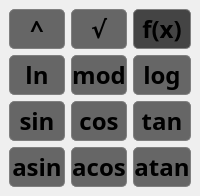
  <widget class="QDockWidget" name="dockWidget">
   <property name="sizePolicy">
    <sizepolicy hsizetype="Preferred" vsizetype="Preferred">
     <horstretch>0</horstretch>
     <verstretch>0</verstretch>
    </sizepolicy>
   </property>
   <property name="minimumSize">
    <size>
     <width>164</width>
     <height>196</height>
    </size>
   </property>
   <property name="focusPolicy">
    <enum>Qt::ClickFocus</enum>
   </property>
   <property name="layoutDirection">
    <enum>Qt::LeftToRight</enum>
   </property>
   <property name="floating">
    <bool>false</bool>
   </property>
   <property name="features">
    <set>QDockWidget::DockWidgetFloatable|QDockWidget::DockWidgetMovable</set>
   </property>
   <attribute name="dockWidgetArea">
    <number>8</number>
   </attribute>
   <widget class="QWidget" name="dockWidgetContents">
    <property name="focusPolicy">
     <enum>Qt::ClickFocus</enum>
    </property>
    <property name="acceptDrops">
     <bool>false</bool>
    </property>
    <layout class="QGridLayout" name="gridLayout">
     <item row="3" column="2">
      <widget class="QPushButton" name="btn_tan">
       <property name="sizePolicy">
        <sizepolicy hsizetype="Preferred" vsizetype="Preferred">
         <horstretch>0</horstretch>
         <verstretch>0</verstretch>
        </sizepolicy>
       </property>
       <property name="minimumSize">
        <size>
         <width>40</width>
         <height>30</height>
        </size>
       </property>
       <property name="font">
        <font>
         <family>DIN Alternate</family>
         <pointsize>18</pointsize>
         <bold>true</bold>
         <strikeout>false</strikeout>
        </font>
       </property>
       <property name="styleSheet">
        <string notr="true">QPushButton {
	background-color: #666666;
	border: 1px solid gray;
	border-radius: 5px;

}

QPushButton:pressed {
	background-color: #333333;
	border: 1px solid gray;
	border-radius: 5px;

}</string>
       </property>
       <property name="text">
        <string>tan</string>
       </property>
      </widget>
     </item>
     <item row="3" column="0">
      <widget class="QPushButton" name="btn_sin">
       <property name="sizePolicy">
        <sizepolicy hsizetype="Preferred" vsizetype="Preferred">
         <horstretch>0</horstretch>
         <verstretch>0</verstretch>
        </sizepolicy>
       </property>
       <property name="minimumSize">
        <size>
         <width>40</width>
         <height>30</height>
        </size>
       </property>
       <property name="font">
        <font>
         <family>DIN Alternate</family>
         <pointsize>18</pointsize>
         <bold>true</bold>
         <strikeout>false</strikeout>
        </font>
       </property>
       <property name="styleSheet">
        <string notr="true">QPushButton {
	background-color: #666666;
	border: 1px solid gray;
	border-radius: 5px;

}

QPushButton:pressed {
	background-color: #333333;
	border: 1px solid gray;
	border-radius: 5px;

}</string>
       </property>
       <property name="text">
        <string>sin</string>
       </property>
      </widget>
     </item>
     <item row="2" column="0">
      <widget class="QPushButton" name="btn_ln">
       <property name="sizePolicy">
        <sizepolicy hsizetype="Preferred" vsizetype="Preferred">
         <horstretch>0</horstretch>
         <verstretch>0</verstretch>
        </sizepolicy>
       </property>
       <property name="minimumSize">
        <size>
         <width>40</width>
         <height>30</height>
        </size>
       </property>
       <property name="font">
        <font>
         <family>DIN Alternate</family>
         <pointsize>18</pointsize>
         <bold>true</bold>
         <strikeout>false</strikeout>
        </font>
       </property>
       <property name="styleSheet">
        <string notr="true">QPushButton {
	background-color: #666666;
	border: 1px solid gray;
	border-radius: 5px;

}

QPushButton:pressed {
	background-color: #333333;
	border: 1px solid gray;
	border-radius: 5px;

}</string>
       </property>
       <property name="text">
        <string>ln</string>
       </property>
      </widget>
     </item>
     <item row="4" column="1">
      <widget class="QPushButton" name="btn_acos">
       <property name="sizePolicy">
        <sizepolicy hsizetype="Preferred" vsizetype="Preferred">
         <horstretch>0</horstretch>
         <verstretch>0</verstretch>
        </sizepolicy>
       </property>
       <property name="minimumSize">
        <size>
         <width>40</width>
         <height>30</height>
        </size>
       </property>
       <property name="font">
        <font>
         <family>DIN Alternate</family>
         <pointsize>18</pointsize>
         <bold>true</bold>
         <strikeout>false</strikeout>
        </font>
       </property>
       <property name="styleSheet">
        <string notr="true">QPushButton {
	background-color: #666666;
	border: 1px solid gray;
	border-radius: 5px;

}

QPushButton:pressed {
	background-color: #333333;
	border: 1px solid gray;
	border-radius: 5px;

}</string>
       </property>
       <property name="text">
        <string>acos</string>
       </property>
      </widget>
     </item>
     <item row="4" column="0">
      <widget class="QPushButton" name="btn_asin">
       <property name="sizePolicy">
        <sizepolicy hsizetype="Preferred" vsizetype="Preferred">
         <horstretch>0</horstretch>
         <verstretch>0</verstretch>
        </sizepolicy>
       </property>
       <property name="minimumSize">
        <size>
         <width>40</width>
         <height>30</height>
        </size>
       </property>
       <property name="font">
        <font>
         <family>DIN Alternate</family>
         <pointsize>18</pointsize>
         <bold>true</bold>
         <strikeout>false</strikeout>
        </font>
       </property>
       <property name="styleSheet">
        <string notr="true">QPushButton {
	background-color: #666666;
	border: 1px solid gray;
	border-radius: 5px;

}

QPushButton:pressed {
	background-color: #333333;
	border: 1px solid gray;
	border-radius: 5px;

}</string>
       </property>
       <property name="text">
        <string>asin</string>
       </property>
      </widget>
     </item>
     <item row="4" column="2">
      <widget class="QPushButton" name="btn_atan">
       <property name="sizePolicy">
        <sizepolicy hsizetype="Preferred" vsizetype="Preferred">
         <horstretch>0</horstretch>
         <verstretch>0</verstretch>
        </sizepolicy>
       </property>
       <property name="minimumSize">
        <size>
         <width>40</width>
         <height>30</height>
        </size>
       </property>
       <property name="font">
        <font>
         <family>DIN Alternate</family>
         <pointsize>18</pointsize>
         <bold>true</bold>
         <strikeout>false</strikeout>
        </font>
       </property>
       <property name="styleSheet">
        <string notr="true">QPushButton {
	background-color: #666666;
	border: 1px solid gray;
	border-radius: 5px;

}

QPushButton:pressed {
	background-color: #333333;
	border: 1px solid gray;
	border-radius: 5px;

}</string>
       </property>
       <property name="text">
        <string>atan</string>
       </property>
      </widget>
     </item>
     <item row="2" column="1">
      <widget class="QPushButton" name="btn_mod">
       <property name="sizePolicy">
        <sizepolicy hsizetype="Preferred" vsizetype="Preferred">
         <horstretch>0</horstretch>
         <verstretch>0</verstretch>
        </sizepolicy>
       </property>
       <property name="minimumSize">
        <size>
         <width>40</width>
         <height>30</height>
        </size>
       </property>
       <property name="font">
        <font>
         <family>DIN Alternate</family>
         <pointsize>18</pointsize>
         <bold>true</bold>
         <strikeout>false</strikeout>
        </font>
       </property>
       <property name="styleSheet">
        <string notr="true">QPushButton {
	background-color: #666666;
	border: 1px solid gray;
	border-radius: 5px;

}

QPushButton:pressed {
	background-color: #333333;
	border: 1px solid gray;
	border-radius: 5px;

}</string>
       </property>
       <property name="text">
        <string>mod</string>
       </property>
      </widget>
     </item>
     <item row="3" column="1">
      <widget class="QPushButton" name="btn_cos">
       <property name="sizePolicy">
        <sizepolicy hsizetype="Preferred" vsizetype="Preferred">
         <horstretch>0</horstretch>
         <verstretch>0</verstretch>
        </sizepolicy>
       </property>
       <property name="minimumSize">
        <size>
         <width>40</width>
         <height>30</height>
        </size>
       </property>
       <property name="font">
        <font>
         <family>DIN Alternate</family>
         <pointsize>18</pointsize>
         <bold>true</bold>
         <strikeout>false</strikeout>
        </font>
       </property>
       <property name="styleSheet">
        <string notr="true">QPushButton {
	background-color: #666666;
	border: 1px solid gray;
	border-radius: 5px;

}

QPushButton:pressed {
	background-color: #333333;
	border: 1px solid gray;
	border-radius: 5px;

}</string>
       </property>
       <property name="text">
        <string>cos</string>
       </property>
      </widget>
     </item>
     <item row="2" column="2">
      <widget class="QPushButton" name="btn_log">
       <property name="sizePolicy">
        <sizepolicy hsizetype="Preferred" vsizetype="Preferred">
         <horstretch>0</horstretch>
         <verstretch>0</verstretch>
        </sizepolicy>
       </property>
       <property name="minimumSize">
        <size>
         <width>40</width>
         <height>30</height>
        </size>
       </property>
       <property name="font">
        <font>
         <family>DIN Alternate</family>
         <pointsize>18</pointsize>
         <bold>true</bold>
         <strikeout>false</strikeout>
        </font>
       </property>
       <property name="styleSheet">
        <string notr="true">QPushButton {
	background-color: #666666;
	border: 1px solid gray;
	border-radius: 5px;

}

QPushButton:pressed {
	background-color: #333333;
	border: 1px solid gray;
	border-radius: 5px;

}</string>
       </property>
       <property name="text">
        <string>log</string>
       </property>
      </widget>
     </item>
     <item row="1" column="1">
      <widget class="QPushButton" name="btn_sqrt">
       <property name="sizePolicy">
        <sizepolicy hsizetype="Preferred" vsizetype="Preferred">
         <horstretch>0</horstretch>
         <verstretch>0</verstretch>
        </sizepolicy>
       </property>
       <property name="minimumSize">
        <size>
         <width>40</width>
         <height>30</height>
        </size>
       </property>
       <property name="font">
        <font>
         <family>DIN Alternate</family>
         <pointsize>18</pointsize>
         <bold>true</bold>
         <strikeout>false</strikeout>
        </font>
       </property>
       <property name="styleSheet">
        <string notr="true">QPushButton {
	background-color: #666666;
	border: 1px solid gray;
	border-radius: 5px;

}

QPushButton:pressed {
	background-color: #333333;
	border: 1px solid gray;
	border-radius: 5px;

}</string>
       </property>
       <property name="text">
        <string>√</string>
       </property>
      </widget>
     </item>
     <item row="1" column="0">
      <widget class="QPushButton" name="btn_pow">
       <property name="sizePolicy">
        <sizepolicy hsizetype="Preferred" vsizetype="Preferred">
         <horstretch>0</horstretch>
         <verstretch>0</verstretch>
        </sizepolicy>
       </property>
       <property name="minimumSize">
        <size>
         <width>40</width>
         <height>30</height>
        </size>
       </property>
       <property name="font">
        <font>
         <family>DIN Alternate</family>
         <pointsize>18</pointsize>
         <bold>true</bold>
         <strikeout>false</strikeout>
        </font>
       </property>
       <property name="styleSheet">
        <string notr="true">QPushButton {
	background-color: #666666;
	border: 1px solid gray;
	border-radius: 5px;

}

QPushButton:pressed {
	background-color: #333333;
	border: 1px solid gray;
	border-radius: 5px;

}</string>
       </property>
       <property name="text">
        <string>^</string>
       </property>
      </widget>
     </item>
     <item row="1" column="2">
      <widget class="QPushButton" name="btn_plot">
       <property name="sizePolicy">
        <sizepolicy hsizetype="Preferred" vsizetype="Preferred">
         <horstretch>0</horstretch>
         <verstretch>0</verstretch>
        </sizepolicy>
       </property>
       <property name="minimumSize">
        <size>
         <width>40</width>
         <height>30</height>
        </size>
       </property>
       <property name="font">
        <font>
         <family>DIN Alternate</family>
         <pointsize>18</pointsize>
         <bold>true</bold>
         <strikeout>false</strikeout>
        </font>
       </property>
       <property name="styleSheet">
        <string notr="true">QPushButton {
	background-color: #444444;
	border: 1px solid gray;
	border-radius: 5px;

}

QPushButton:pressed {
	background-color: #333333;
	border: 1px solid gray;
	border-radius: 5px;

}</string>
       </property>
       <property name="text">
        <string>f(x)</string>
       </property>
      </widget>
     </item>
    </layout>
   </widget>
  </widget>
